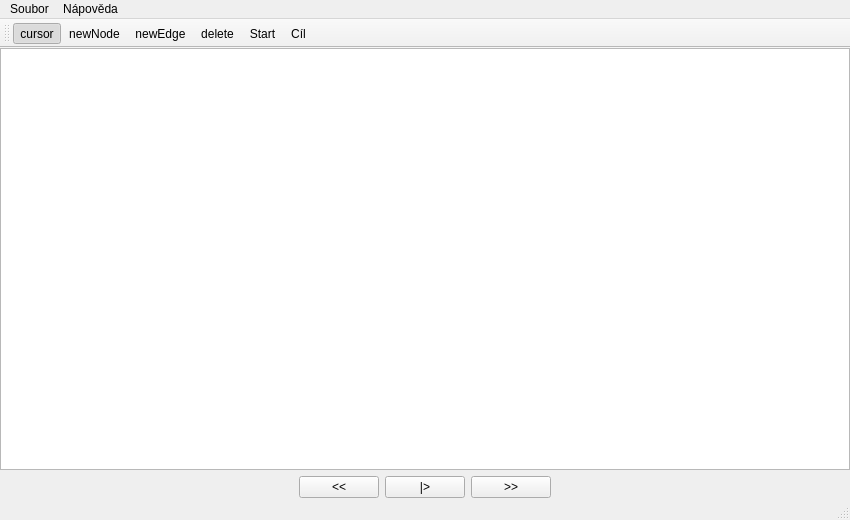
<?xml version="1.0" encoding="UTF-8"?>
<ui version="4.0">
 <class>MainWindow</class>
 <widget class="QMainWindow" name="MainWindow">
  <property name="geometry">
   <rect>
    <x>0</x>
    <y>0</y>
    <width>850</width>
    <height>520</height>
   </rect>
  </property>
  <property name="windowTitle">
   <string>MainWindow</string>
  </property>
  <widget class="QWidget" name="centralWidget">
   <layout class="QVBoxLayout" name="verticalLayout_4">
    <property name="leftMargin">
     <number>0</number>
    </property>
    <property name="topMargin">
     <number>0</number>
    </property>
    <property name="rightMargin">
     <number>0</number>
    </property>
    <property name="bottomMargin">
     <number>0</number>
    </property>
    <item>
     <layout class="QVBoxLayout" name="verticalLayout_2"/>
    </item>
    <item>
     <layout class="QVBoxLayout" name="verticalLayout"/>
    </item>
    <item>
     <widget class="QGraphicsView" name="graphicsView"/>
    </item>
    <item>
     <widget class="QWidget" name="widget" native="true">
      <layout class="QVBoxLayout" name="verticalLayout_3">
       <property name="spacing">
        <number>0</number>
       </property>
       <property name="leftMargin">
        <number>0</number>
       </property>
       <property name="topMargin">
        <number>0</number>
       </property>
       <property name="rightMargin">
        <number>0</number>
       </property>
       <property name="bottomMargin">
        <number>0</number>
       </property>
       <item>
        <layout class="QHBoxLayout" name="horizontalLayout">
         <item>
          <spacer name="horizontalSpacer">
           <property name="orientation">
            <enum>Qt::Horizontal</enum>
           </property>
           <property name="sizeHint" stdset="0">
            <size>
             <width>118</width>
             <height>20</height>
            </size>
           </property>
          </spacer>
         </item>
         <item>
          <widget class="QPushButton" name="resetStep">
           <property name="text">
            <string>&lt;&lt;</string>
           </property>
          </widget>
         </item>
         <item>
          <widget class="QPushButton" name="nextStep">
           <property name="text">
            <string>|&gt;</string>
           </property>
          </widget>
         </item>
         <item>
          <widget class="QPushButton" name="makeAllSteps">
           <property name="text">
            <string>&gt;&gt;</string>
           </property>
          </widget>
         </item>
         <item>
          <spacer name="horizontalSpacer_2">
           <property name="orientation">
            <enum>Qt::Horizontal</enum>
           </property>
           <property name="sizeHint" stdset="0">
            <size>
             <width>118</width>
             <height>20</height>
            </size>
           </property>
          </spacer>
         </item>
        </layout>
       </item>
      </layout>
     </widget>
    </item>
   </layout>
  </widget>
  <widget class="QMenuBar" name="menuBar">
   <property name="geometry">
    <rect>
     <x>0</x>
     <y>0</y>
     <width>850</width>
     <height>21</height>
    </rect>
   </property>
   <widget class="QMenu" name="menuSoubor">
    <property name="title">
     <string>Soubor</string>
    </property>
    <addaction name="actionOpenFile"/>
    <addaction name="actionSaveFile"/>
    <addaction name="separator"/>
    <addaction name="actionKonec"/>
   </widget>
   <widget class="QMenu" name="menuO_aplikaci">
    <property name="title">
     <string>Nápověda</string>
    </property>
    <addaction name="actionO_programu"/>
   </widget>
   <addaction name="menuSoubor"/>
   <addaction name="menuO_aplikaci"/>
  </widget>
  <widget class="QToolBar" name="mainToolBar">
   <attribute name="toolBarArea">
    <enum>TopToolBarArea</enum>
   </attribute>
   <attribute name="toolBarBreak">
    <bool>false</bool>
   </attribute>
   <addaction name="actionCursor"/>
   <addaction name="actionNewNode"/>
   <addaction name="actionNewEdge"/>
   <addaction name="actionDelete"/>
   <addaction name="actionStart"/>
   <addaction name="actionCil"/>
  </widget>
  <widget class="QStatusBar" name="statusBar"/>
  <action name="actionKonec">
   <property name="text">
    <string>Konec</string>
   </property>
  </action>
  <action name="actionOpenFile">
   <property name="text">
    <string>Otevřít</string>
   </property>
  </action>
  <action name="actionSaveFile">
   <property name="text">
    <string>Uložit</string>
   </property>
  </action>
  <action name="actionNewNode">
   <property name="checkable">
    <bool>true</bool>
   </property>
   <property name="icon">
    <iconset resource="MyResources.qrc">
     <normaloff>:/images/node.png</normaloff>:/images/node.png</iconset>
   </property>
   <property name="text">
    <string>newNode</string>
   </property>
   <property name="toolTip">
    <string>Vkládání uzlů</string>
   </property>
  </action>
  <action name="actionNewEdge">
   <property name="checkable">
    <bool>true</bool>
   </property>
   <property name="icon">
    <iconset resource="MyResources.qrc">
     <normaloff>:/images/linepointer.png</normaloff>:/images/linepointer.png</iconset>
   </property>
   <property name="text">
    <string>newEdge</string>
   </property>
   <property name="toolTip">
    <string>Vkládání hran</string>
   </property>
  </action>
  <action name="actionCursor">
   <property name="checkable">
    <bool>true</bool>
   </property>
   <property name="checked">
    <bool>true</bool>
   </property>
   <property name="icon">
    <iconset resource="MyResources.qrc">
     <normaloff>:/images/pointer.png</normaloff>:/images/pointer.png</iconset>
   </property>
   <property name="text">
    <string>cursor</string>
   </property>
   <property name="toolTip">
    <string>Manipulace s grafem</string>
   </property>
  </action>
  <action name="actionDelete">
   <property name="checkable">
    <bool>true</bool>
   </property>
   <property name="icon">
    <iconset resource="MyResources.qrc">
     <normaloff>:/images/delete.png</normaloff>:/images/delete.png</iconset>
   </property>
   <property name="text">
    <string>delete</string>
   </property>
   <property name="toolTip">
    <string>Odstranění objektů</string>
   </property>
  </action>
  <action name="actionO_programu">
   <property name="text">
    <string>O programu</string>
   </property>
  </action>
  <action name="actionStart">
   <property name="text">
    <string>Start</string>
   </property>
  </action>
  <action name="actionCil">
   <property name="text">
    <string>Cíl</string>
   </property>
  </action>
 </widget>
 <layoutdefault spacing="6" margin="11"/>
 <resources>
  <include location="MyResources.qrc"/>
 </resources>
 <connections>
  <connection>
   <sender>actionKonec</sender>
   <signal>triggered()</signal>
   <receiver>MainWindow</receiver>
   <slot>close()</slot>
   <hints>
    <hint type="sourcelabel">
     <x>-1</x>
     <y>-1</y>
    </hint>
    <hint type="destinationlabel">
     <x>261</x>
     <y>193</y>
    </hint>
   </hints>
  </connection>
 </connections>
</ui>
